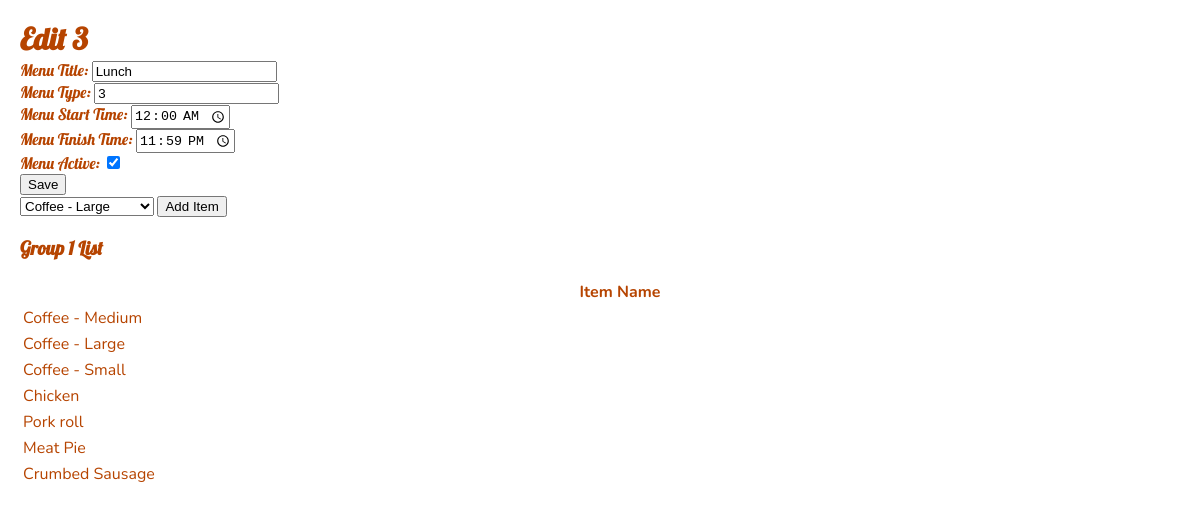
Before: /menuSetupEdit/3 (signed in) with the older database file.
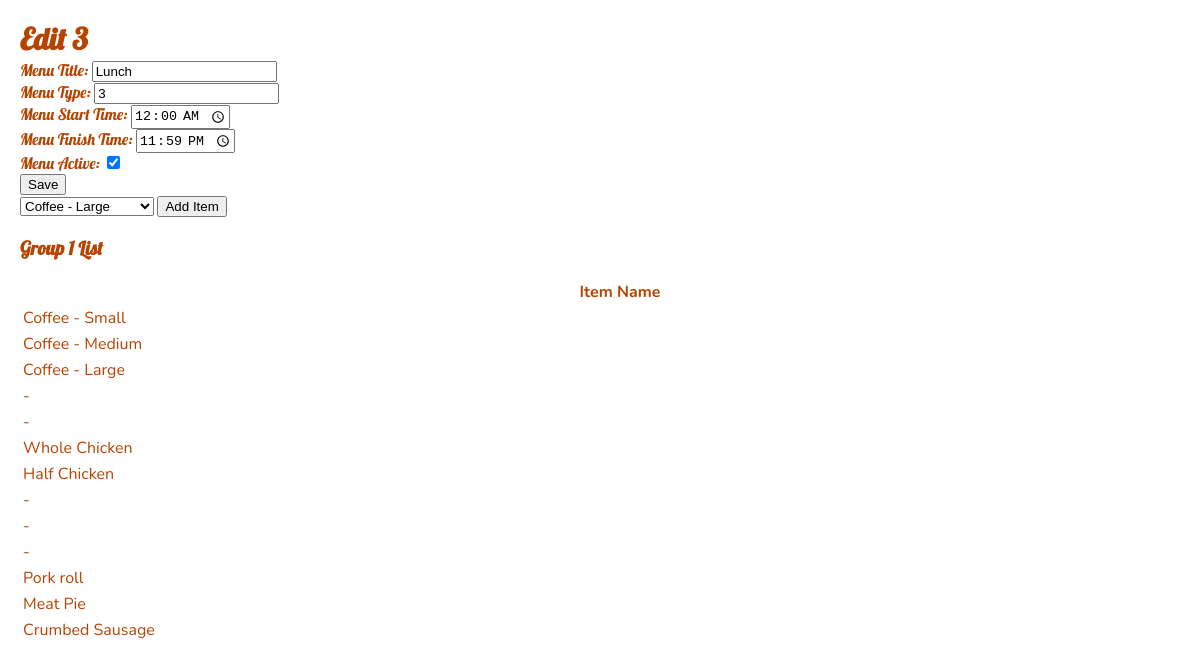
After: the same page with the newer database file.
### website/models.py (models this page shows)
class MenuItems(db.Model):
    menuItemID = db.Column(db.Integer, primary_key=True)
    itemID = db.Column(db.Integer, db.ForeignKey('items.itemID', name='fk_menu_items_item_id'))
    menuID = db.Column(db.Integer, db.ForeignKey('shop_menus.shopMenuID', name='fk_menu_items_menu_id'))
    groupID = db.Column(db.Integer, nullable=False)
    itemOrder = db.Column(db.Integer, nullable=False)
    item = db.relationship('Items', back_populates='menuitems')

class Items(db.Model):
    itemID = db.Column(db.Integer, primary_key=True)
    itemName = db.Column(db.String(50), nullable=False)
    itemPrice = db.Column(db.String(50), nullable=False)
    itemSubitem = db.Column(db.String(120))
    primaryUserID = db.Column(db.Integer, db.ForeignKey('users.id', name='fk_items_users'))
    menuitems = db.relationship('MenuItems', back_populates='item')

### website/displays.py (the view)
@displays.route('/menuSetupEdit/<int:shopMenu_id>', methods=['GET', 'POST'])
@login_required
def menuSetupEdit(shopMenu_id):
    shopMenuID = shopMenu_id
    user = current_user
    items = Items.query.filter_by(primaryUserID=user.id).all()
    menuItems = MenuItems.query.filter_by(menuID=shopMenuID).order_by(asc(MenuItems.itemOrder)).all()
    ads = Advertisements.query.filter_by(primaryUserID=user.id).all()
    menuAds = ShopAds.query.filter_by(menuID=shopMenuID).order_by(asc(ShopAds.adOrder)).all()
    shopMenus = ShopMenus.query.all()
    shopMenu = ShopMenus.query.get(shopMenuID)
    newMenuActive_alt = 'on' if shopMenu.menuActive else 'off'
    match shopMenu.menuTypeID:
        case 1:
            if request.method == 'POST':
                form_type = request.form.get('form_type')
                if form_type == 'menu_setup_edit':
                    shopMenu.menuTitle = request.form.get('newMenuTitle')
                    shopMenu.menuType = request.form.get('newMenuType')
                    newMenuStartTime_alt = request.form.get('newMenuStartTime')
                    if len(newMenuStartTime_alt) > 5:
                        shopMenu.menuStartTime = datetime.strptime(newMenuStartTime_alt, '%H:%M:%S').time()
                    else:
                        shopMenu.menuStartTime = datetime.strptime(newMenuStartTime_alt, '%H:%M').time()
                    newMenuFinishTime_alt = request.form.get('newMenuFinishTime')
                    if len(newMenuFinishTime_alt) > 5:
                        shopMenu.menuFinishTime = datetime.strptime(newMenuFinishTime_alt, '%H:%M:%S').time()
                    else:
                        shopMenu.menuFinishTime = datetime.strptime(newMenuFinishTime_alt, '%H:%M').time()
                    newMenuActive_alt = request.form.get('newMenuActive_alt')
                    shopMenu.menuActive = True if newMenuActive_alt == 'on' else False
                    db.session.commit()
                    return redirect(url_for('displays.menuSetup',
                                            display_id=shopMenu.displayID))
                elif form_type == 'add_menu_ads':
                    adIDs = request.form.getlist('ad')
                    for i, adID in enumerate(adIDs, 1):
                        print(i)
                        ad = ShopAds(menuID=shopMenuID,
                                    adID=adID,
                                    adOrder=i)
                        db.session.add(ad)
                    db.session.commit()
                    return redirect(url_for('displays.menuSetupEdit',
                                            shopMenu_id=shopMenuID))
            return render_template("menuSetupEdit1.html",
                                   user=user,
                                   shopMenus=shopMenus,
                                   shopMenu=shopMenu,
                                   newMenuActive_alt=newMenuActive_alt,
                                   menuItems=menuItems,
                                   menuAds=menuAds,
                                   items=items,
                                   ads=ads)
        case 2:
            pass
        case 3:
            if request.method == 'POST':
                form_type = request.form.get('form_type')
                if form_type == 'menu_setup_edit':
                    shopMenu.menuTitle = request.form.get('newMenuTitle')
                    shopMenu.menuType = request.form.get('newMenuType')
                    newMenuStartTime_alt = request.form.get('newMenuStartTime')
                    if len(newMenuStartTime_alt) > 5:
                        shopMenu.menuStartTime = datetime.strptime(newMenuStartTime_alt, '%H:%M:%S').time()
                    else:
                        shopMenu.menuStartTime = datetime.strptime(newMenuStartTime_alt, '%H:%M').time()
                    newMenuFinishTime_alt = request.form.get('newMenuFinishTime')
                    if len(newMenuFinishTime_alt) > 5:
                        shopMenu.menuFinishTime = datetime.strptime(newMenuFinishTime_alt, '%H:%M:%S').time()
                    else:
                        shopMenu.menuFinishTime = datetime.strptime(newMenuFinishTime_alt, '%H:%M').time()
                    newMenuActive_alt = request.form.get('newMenuActive_alt')
                    shopMenu.menuActive = True if newMenuActive_alt == 'on' else False
                    db.session.commit()
                    return redirect(url_for('displays.menuSetup',
                                            display_id=shopMenu.displayID))
                elif form_type == 'add_menu_item':
                    itemIDs = request.form.getlist('item')
                    groupID = 1
                    for i, itemID in enumerate(itemIDs, 1):
                        menuItem = MenuItems(menuID=shopMenuID,
                                             itemID=itemID,
                                             groupID=groupID,
                                             itemOrder=i)
                        db.session.add(menuItem)
                    db.session.commit()
                    return redirect(url_for('displays.menuSetupEdit',
                                            shopMenu_id=shopMenuID))
            return render_template("menuSetupEdit3.html",
                                   user=user,
                                   shopMenus=shopMenus,
                                   shopMenu=shopMenu,
                                   newMenuActive_alt=newMenuActive_alt,
                                   menuItems=menuItems,
                                   menuAds=menuAds,
                                   items=items)
        case _:
            pass

### website/__init__.py (called while the page is built)
def create_app():
    app = Flask(__name__)
    app.config['SECRET_KEY'] = 'itAlwaysWorksInTheEnd'
    app.config['SQLALCHEMY_DATABASE_URI'] = f'sqlite:///{DB_NAME}'
    db.init_app(app)
    migrate.init_app(app, db)
    app.config['UPLOAD_FOLDER'] = UPLOAD_FOLDER
    from .views import views
    from .displays import displays
    from .auth import auth
    from .adsControl import adsControl
    app.register_blueprint(views, url_prefix='/')
    app.register_blueprint(displays, url_prefix='/')
    app.register_blueprint(auth, url_prefix='/')
    app.register_blueprint(adsControl, url_prefix='/')
    login_manager = LoginManager()
    login_manager.login_view = 'auth.login'
    login_manager.init_app(app)
    @login_manager.user_loader
    def load_user(id):
        from .models import Users
        return Users.query.get(int(id))
    return app

### website/templates/menuSetupEdit3.html (shortened to what this page needs)
{% extends "base.html" %} {% block title %}Menu Setup{% endblock %}
{% block content %}
    <h2>Edit 3</h2>
    <form method="POST" action="{{ url_for('displays.menuSetupEdit', shopMenu_id=shopMenu.shopMenuID) }}">
        <div class="form-group">
            <label for="newMenuTitle">Menu Title:</label>
            <input type="text" class="form-control" id="newMenuTitle" name="newMenuTitle" value="{{ shopMenu.menuTitle }}">
        </div>
        <div class="form-group">
            <label for="newMenuTypeID">Menu Type:</label>
            <input type="text" class="form-control" id="newMenuTypeID" name="newMenuTypeID" value="{{ shopMenu.menuTypeID }}">
        </div>
        <div class="form-group">
            <label for="newMenuStartTime">Menu Start Time:</label>
            <input type="time" class="form-control" id="newMenuStartTime" name="newMenuStartTime" value="{{ shopMenu.menuStartTime }}">
        </div>
        <div class="form-group">
            <label for="newMenuFinishTime">Menu Finish Time:</label>
            <input type="time" class="form-control" id="newMenuFinishTime" name="newMenuFinishTime" value="{{ shopMenu.menuFinishTime }}">
        </div>
        <div class="form-group">
            <label for="newMenuActive_alt">Menu Active:</label>
            <input type="checkbox" class="form-control" id="newMenuActive_alt" name="newMenuActive_alt" {% if shopMenu.menuActive %}checked{% endif %}>
        </div>
        <button type="submit" class="btn btn-primary">Save</button>
    </form>
    {% if shopMenu.menuTypeID == 3 %}
        <form method="POST" action="{{ url_for('displays.menuSetupEdit', shopMenu_id=shopMenu.shopMenuID) }}">
            <select name="item">
                {% for item in items %}
                    <option value="{{ item.itemID }}">{{ item.itemName }}</option>
                {% endfor %}
            </select>
            <input type="submit" value="Add Item">
        </form>
    <div id="sortable-items">
        <h3>Group 1 List</h3>
        <table>
            <thead>
                <tr>
                    <th>Item Name</th>
                </tr>
            </thead>
            <tbody>
            {% for menuItem in menuItems %}
                <tr  class="menu-item-row" data-menuitemid="{{ menuItem.menuItemID }}">
                    <td>{{ menuItem.item.itemName }}</td>
                </tr>
            {% endfor %}
            </tbody>
        </table>
    </div>
    {% endif %}
{% endblock %}

Changed rows visible on the page:
changed MenuItems "Coffee - Small": moves up the list
added MenuItems: item.itemName "-"
added MenuItems: item.itemName "-"
changed MenuItems: item.itemName "Chicken" → "Whole Chicken"
added MenuItems: item.itemName "Half Chicken"
added MenuItems: item.itemName "-"
added MenuItems: item.itemName "-"
added MenuItems: item.itemName "-"
